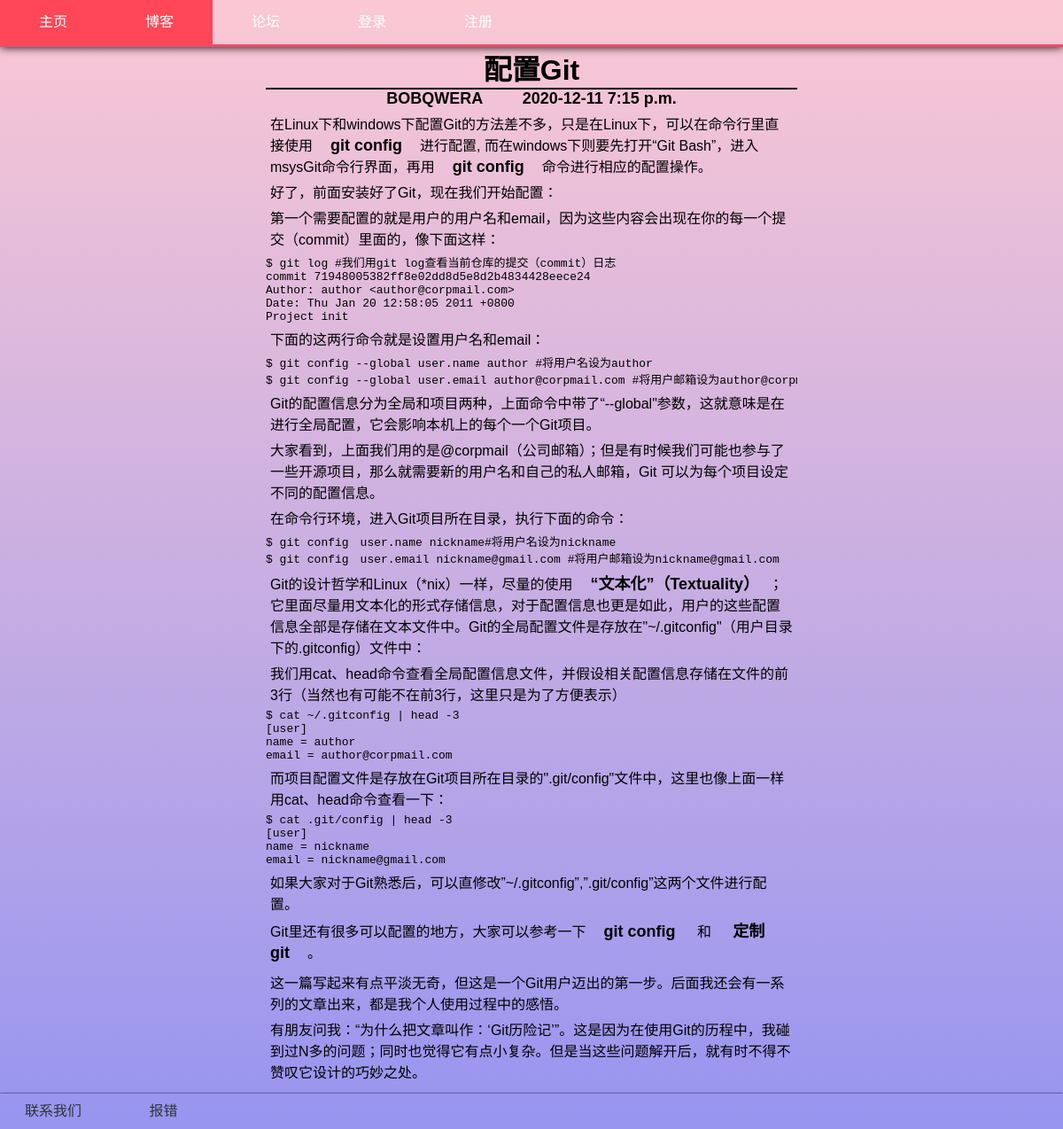
The app's page /blog/article/514/ (signed in) with its own data.
### blog/models.py (models this page shows, shortened)
class Blog(models.Model):
    author = models.ForeignKey(User,on_delete=models.CASCADE)
    headline = models.CharField(max_length=50)
    text = models.TextField()
    pub_time = models.DateTimeField(auto_now_add=True)
    update_time = models.DateTimeField(auto_now=True)
    hits = models.IntegerField(default=0)
    number_of_likes = models.IntegerField(default=0)
    share = models.BooleanField(default=False)
    abstract = models.CharField(max_length=100,default='暂无简介，进来看看吧')
    ex = models.ForeignKey(Examine,on_delete=models.CASCADE)
    class Meta:
        ordering = ['-pub_time']

### user/models.py (models this page shows, shortened)
class User(models.Model):
    username=models.CharField(max_length=20,unique=True)
    nickname=models.CharField(max_length=20)
    password=models.CharField(max_length=100)
    telephone=models.CharField(max_length=15)
    email=models.EmailField()
    usertype=models.CharField(max_length=2,choices=USER_TYPE_CHOICES)
    credit = models.IntegerField(default=100)
    score = models.IntegerField(default=0)
    face = models.FileField(upload_to='img',null=True,blank=True)
    friend = models.ManyToManyField('self',related_name='friends')
    friend_apply = models.ManyToManyField('self',through='Apply')
    last_logined = models.DateTimeField(auto_now_add=True)
    last_signed  = models.DateTimeField(auto_now_add=True)
    ex = models.ForeignKey(Examine,on_delete=models.CASCADE)

### blog/views.py (the view)
# urls.py: path('article/<int:aid>/',views.article,name = 'article'),
def article(request,aid):
    article = function._get_blog_by_id(aid)
    message={'article':article}
    message.update(function._get_logined_message(request))
    articleHtml = mark_safe(article.text)
    message['articleHtml'] = articleHtml
    if message.get('username'):
        message['have_not_like'] = not function._liked_blog(message['username'],aid)
    return render(request,'blog/article.html',message)

### function.py (called while the page is built, shortened)
def _get_blog_by_id(aid):
    blogs = Blog.objects.filter(id=aid)
    if not blogs:
        return False
    return blogs[0]

def _get_cookie_from_request(request):
    if 'Cookie' not in request.headers:
        return {}
    cookie_string = request.headers['Cookie']
    cookie_dict = {}
    for cookie in cookie_string.split('; '):
        name, value = cookie.split('=')
        cookie_dict[name] = value
    return cookie_dict

def _get_logined_message(request):
    message = {'logined': False}
    username = _logined(request)
    if username:
        message = {'logined': True, 'username': username}
        user = _get_user_by_username(username)
        if user.usertype == 'SU':
            message['SU'] = True
    return message

def _logined(request):
    cookie = _get_cookie_from_request(request)
    if 'username' not in cookie.keys() or 'sessionid' not in cookie.keys():
        return False

### templates/blog/article.html (shortened to what this page needs)
{% extends 'base.html' %}
{% block css %}
<link rel="stylesheet" href="/static/css/article.css">
{% endblock css %}
{% block body %}
<div class="article">
<h1>{{article.headline}}</h1>
<div class="message">
<a href="/user/{{article.author.username}}/">{{article.author.username}}</a>
<h2>{{article.pub_time|date:'Y-m-d P'}}</h2></div>
<div class="text">{{articleHtml}}</div>
</div>
{% endblock %}

### static/css/header.css (style rules this page uses)
* { margin: 0; padding: 0; outline: 0; border: 0; }
html,body { height: 100%; width: 100%; }
body { font-family: Arial, "Helvetica Neue", Helvetica, sans-serif; background-image: linear-gradient(to top, #9795f0 0%, #fbc8d4 100%); background-attachment: fixed; }

### static/css/article.css (style rules this page uses)
.article { width: 50%; margin-left: 25%; height: calc(100% - 90px); }
.article .text { overflow: scroll; height: calc(100% - 80px); }
.article h1 { text-align: center; border-bottom: 2px solid; }
.article .message { width: 100%; text-align: center; }
.article h2 { display: inline; font-size: 18px; font-weight: 600; margin: 20px; }
.article a { color: black; text-decoration: none; font-size: 18px; font-weight: 600; display: inline; margin: 20px; }
.article p { margin: 5px; }
.text * { background: none; }

### records on screen
Blog: headline "配置Git", author.username "BOBQWERA", pub_time "2020-12-11 7:15 p.m."
